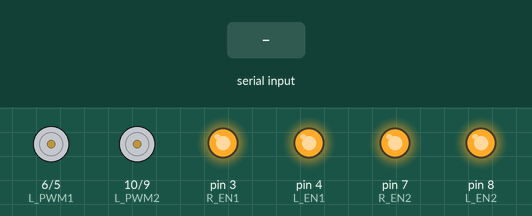
A sketch run on a simulated Arduino Uno, built with avr-gcc and run on an emulated ATmega328P. On the bench: motor-driver pin pairs drawn as motors (green arrow = first pin HIGH = forward, orange = second pin HIGH = backward, longer = more drive), output pins drawn as LEDs (lit = HIGH). The test bench sets the inputs (shaded band).

Above: at 1.2 s.
1.3 s: "F" received over Serial
At 1.9 s:
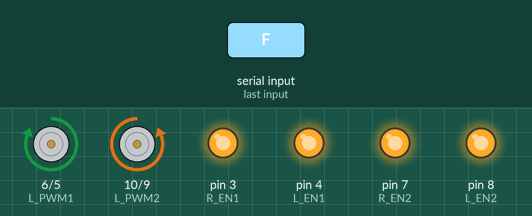
2.8 s: "B" received over Serial
At 3.1 s:
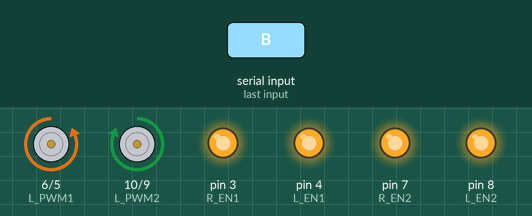
4.3 s: "L" received over Serial
At 5.4 s:
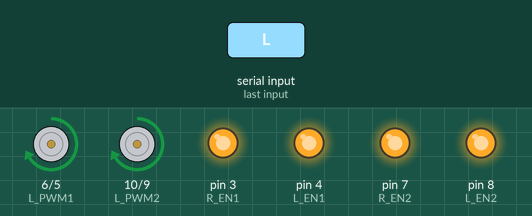
5.8 s: "R" received over Serial
At 6.5 s:
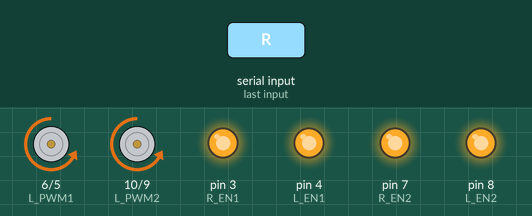
7.3 s: "G" received over Serial
At 7.7 s:
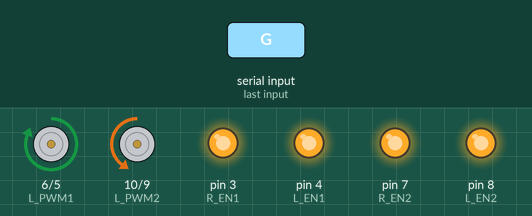
8.8 s: "I" received over Serial
At 10.0 s:
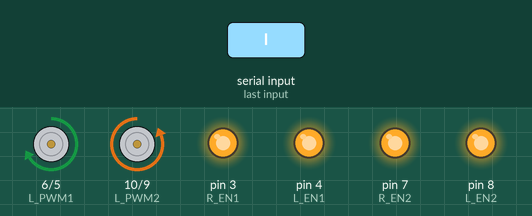
Timing chart, 0 to 11.3 s (numbered marks = the images above; inputs shaded):
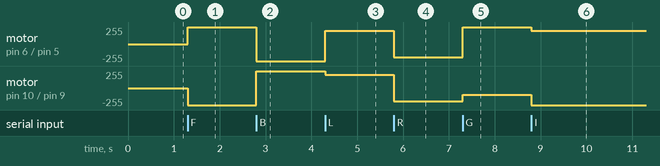

The sketch:

Soccer_Bot2.ino
```cpp
//Left BTS7960 pins
int R_EN1 = 3;
int L_EN1 = 4;
int R_PWM1 = 5;
int L_PWM1 = 6;

//Right BTS7960 pins
int R_EN2 = 7;
int L_EN2 = 8;
int R_PWM2 = 9;
int L_PWM2 = 10;

//data holds value received via bluetooth
char data;

void setup() {
  // put your setup code here, to run once:
  Serial.begin(9600);
  pinMode(R_EN1, OUTPUT);
  pinMode(L_EN1, OUTPUT);
  pinMode(R_PWM1, OUTPUT);
  pinMode(L_PWM1, OUTPUT);
  pinMode(R_EN2, OUTPUT);
  pinMode(L_EN2, OUTPUT);
  pinMode(R_PWM2, OUTPUT);
  pinMode(L_PWM2, OUTPUT);

  digitalWrite(R_EN1, HIGH);
  digitalWrite(L_EN1, HIGH);
  digitalWrite(R_EN2, HIGH);
  digitalWrite(L_EN2, HIGH);
}

void loop() {
  if (Serial.available() > 0) {
    data=Serial.read();
    if (data=='F') {
     analogWrite(R_PWM1, 0);
     analogWrite(L_PWM1, 255);
     analogWrite(R_PWM2, 255);
     analogWrite(L_PWM2, 0);
    }
    if (data=='B') {
     analogWrite(R_PWM1, 255);
     analogWrite(L_PWM1, 0);
     analogWrite(R_PWM2, 0);
     analogWrite(L_PWM2, 255);
    }
    if (data=='L') {
     analogWrite(R_PWM1, 0);
     analogWrite(L_PWM1, 200);
     analogWrite(R_PWM2, 0);
     analogWrite(L_PWM2, 200);
    }
    if (data=='R') {
     analogWrite(R_PWM1, 200);
     analogWrite(L_PWM1, 0);
     analogWrite(R_PWM2, 200);
     analogWrite(L_PWM2, 0);
    }
    if (data=='G') { //Right 45
     analogWrite(R_PWM1, 0);
     analogWrite(L_PWM1, 255);
     analogWrite(R_PWM2, 100);
     analogWrite(L_PWM2, 0);
    }
    if (data=='I') {
     analogWrite(R_PWM1, 0);
     analogWrite(L_PWM1, 100);
     analogWrite(R_PWM2, 255);
     analogWrite(L_PWM2, 0);
    }
    if (data=='S') {
     analogWrite(R_PWM1, 0);
     analogWrite(L_PWM1, 0);
     analogWrite(R_PWM2, 0);
     analogWrite(L_PWM2, 0);
    }
  }
}
```

Measured:
- after the input at 1.3 s, motor on pin 6 (L_PWM1) / pin 5 (R_PWM1): stopped → forward 255/255 at once; motor on pin 10 (L_PWM2) / pin 9 (R_PWM2): stopped → backward 255/255 at once
- after the input at 2.8 s, motor on pin 6 (L_PWM1) / pin 5 (R_PWM1): forward 255/255 → backward 255/255 at once; motor on pin 10 (L_PWM2) / pin 9 (R_PWM2): backward 255/255 → forward 255/255 at once
- after the input at 4.3 s, motor on pin 6 (L_PWM1) / pin 5 (R_PWM1): backward 255/255 → forward 200/255 at once; motor on pin 10 (L_PWM2) / pin 9 (R_PWM2): forward 255/255 → forward 200/255 at once
- after the input at 5.8 s, motor on pin 6 (L_PWM1) / pin 5 (R_PWM1), motor on pin 10 (L_PWM2) / pin 9 (R_PWM2): forward 200/255 → backward 200/255 at once
- after the input at 7.3 s, motor on pin 6 (L_PWM1) / pin 5 (R_PWM1): backward 200/255 → forward 255/255 at once; motor on pin 10 (L_PWM2) / pin 9 (R_PWM2): backward 200/255 → backward 100/255 at once
- after the input at 8.8 s, motor on pin 6 (L_PWM1) / pin 5 (R_PWM1): forward 255/255 → forward 200/255 at once; motor on pin 10 (L_PWM2) / pin 9 (R_PWM2): backward 100/255 → backward 255/255 at once
